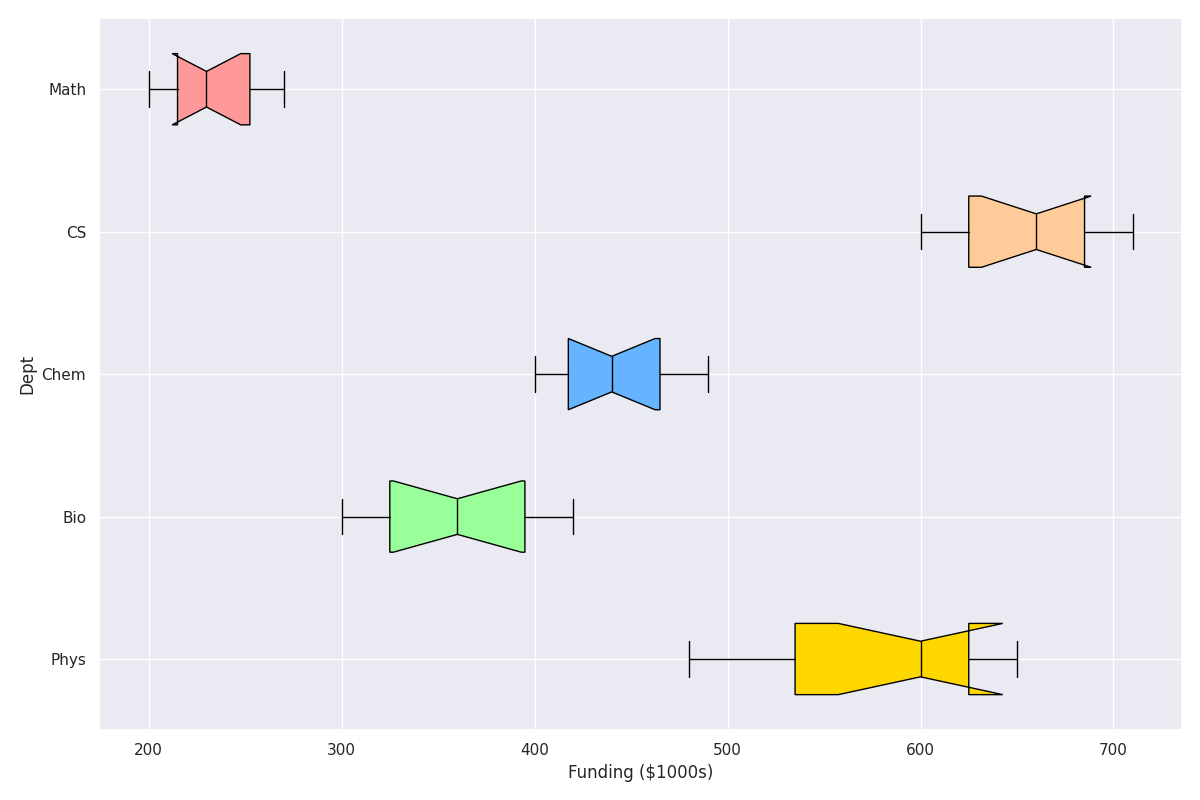

Python code for this plot:
import matplotlib.pyplot as plt

departments = ['Phys', 'Bio', 'Chem', 'CS', 'Math']
funding_data = {
    'Phys': [500, 520, 480, 550, 570, 600, 620, 610, 640, 630, 650],
    'Bio': [300, 320, 310, 330, 340, 360, 380, 390, 400, 410, 420],
    'Chem': [400, 410, 415, 420, 430, 440, 450, 460, 470, 480, 490],
    'CS': [600, 610, 620, 630, 640, 660, 670, 680, 690, 700, 710],
    'Math': [200, 210, 205, 220, 225, 230, 240, 250, 255, 260, 270],
}

funding_list = [funding_data[dept] for dept in departments]

fig, ax = plt.subplots(figsize=(12, 8))

box = ax.boxplot(funding_list, vert=False, patch_artist=True, labels=departments, notch=True)

# Shuffled colors for the boxes
shuffled_colors = ['#FFD700', '#99FF99', '#66B3FF', '#FFCC99', '#FF9999']
for patch, color in zip(box['boxes'], shuffled_colors):
    patch.set_facecolor(color)

plt.setp(box['medians'], color='black')

ax.set_xlabel('Funding ($1000s)', fontsize=12)
ax.set_ylabel('Dept', fontsize=12)

plt.tight_layout()
plt.show()
